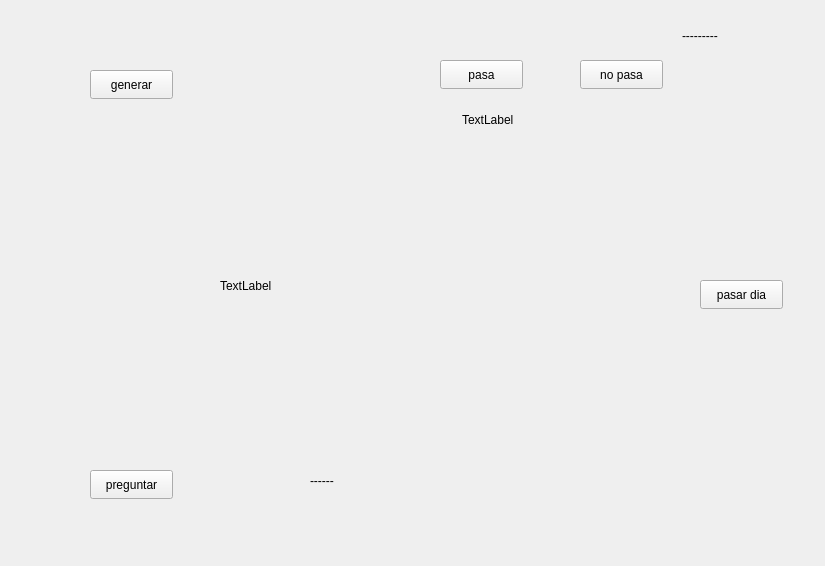
<?xml version="1.0" encoding="UTF-8"?>
<ui version="4.0">
 <class>ventana_Mariano</class>
 <widget class="QWidget" name="ventana_Mariano">
  <property name="geometry">
   <rect>
    <x>0</x>
    <y>0</y>
    <width>825</width>
    <height>566</height>
   </rect>
  </property>
  <property name="windowTitle">
   <string>Form</string>
  </property>
  <widget class="QLabel" name="label">
   <property name="geometry">
    <rect>
     <x>220</x>
     <y>160</y>
     <width>341</width>
     <height>251</height>
    </rect>
   </property>
   <property name="text">
    <string>TextLabel</string>
   </property>
  </widget>
  <widget class="QPushButton" name="pushButton_2">
   <property name="geometry">
    <rect>
     <x>90</x>
     <y>70</y>
     <width>83</width>
     <height>29</height>
    </rect>
   </property>
   <property name="text">
    <string>generar</string>
   </property>
  </widget>
  <widget class="QPushButton" name="pasa">
   <property name="geometry">
    <rect>
     <x>440</x>
     <y>60</y>
     <width>83</width>
     <height>29</height>
    </rect>
   </property>
   <property name="text">
    <string>pasa</string>
   </property>
  </widget>
  <widget class="QPushButton" name="nopasa">
   <property name="geometry">
    <rect>
     <x>580</x>
     <y>60</y>
     <width>83</width>
     <height>29</height>
    </rect>
   </property>
   <property name="text">
    <string>no pasa</string>
   </property>
  </widget>
  <widget class="QLabel" name="tabienono">
   <property name="geometry">
    <rect>
     <x>462</x>
     <y>110</y>
     <width>181</width>
     <height>20</height>
    </rect>
   </property>
   <property name="text">
    <string>TextLabel</string>
   </property>
  </widget>
  <widget class="QLabel" name="time">
   <property name="geometry">
    <rect>
     <x>682</x>
     <y>20</y>
     <width>101</width>
     <height>31</height>
    </rect>
   </property>
   <property name="text">
    <string>---------</string>
   </property>
  </widget>
  <widget class="QPushButton" name="pasarDia">
   <property name="geometry">
    <rect>
     <x>700</x>
     <y>280</y>
     <width>83</width>
     <height>29</height>
    </rect>
   </property>
   <property name="text">
    <string>pasar dia</string>
   </property>
  </widget>
  <widget class="QPushButton" name="pensar">
   <property name="geometry">
    <rect>
     <x>90</x>
     <y>470</y>
     <width>83</width>
     <height>29</height>
    </rect>
   </property>
   <property name="text">
    <string>preguntar</string>
   </property>
  </widget>
  <widget class="QLabel" name="pppp">
   <property name="geometry">
    <rect>
     <x>310</x>
     <y>470</y>
     <width>221</width>
     <height>21</height>
    </rect>
   </property>
   <property name="text">
    <string>------</string>
   </property>
  </widget>
 </widget>
 <resources/>
 <connections/>
</ui>
